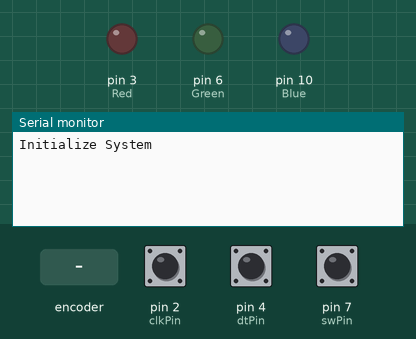
Simulated run of this sketch. Board: Arduino Uno, built with avr-gcc and run on an emulated ATmega328P. Shown: output pins drawn as LEDs (lit = HIGH), the last lines printed to the serial monitor. The inputs (shaded band) are chosen by the test bench; at power-on: pin 7 (swPin) HIGH, pin 2 (clkPin) HIGH, pin 4 (dtPin) HIGH.

Above: at 1.2 s.
1.3 s: rotary encoder on pin 2 (clkPin) / pin 4 (dtPin) turned 1 step (first pin leading)
At 2.4 s:
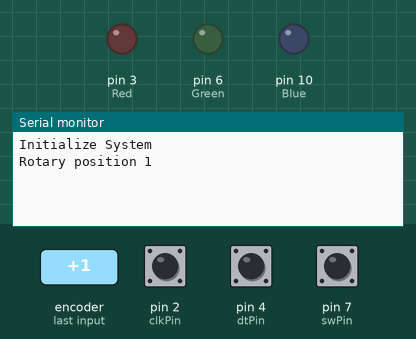
3.0 s: pin 7 (swPin) pulled LOW for 0.15 s
At 4.3 s:
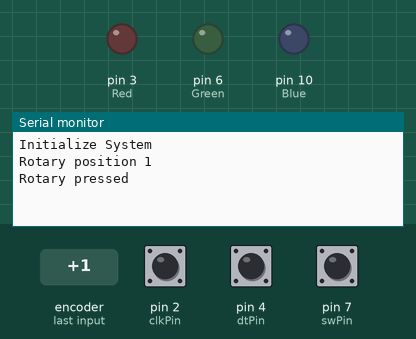

Measured:
- after the input at 1.3 s, the serial monitor: prints a new line after 0.05 s (image 1)
- after the input at 3.0 s, the serial monitor: prints a new line at once (image 2)

The sketch:

Rotation_sensor_with_LED.ino
```cpp
//Parameters
const int clkPin 	= 2;
const int dtPin 	= 4;
const int swPin 	= 7;
const int Red = 3;
const int Blue = 10;
const int Green = 6;
//Variables
int rotVal 	= 0;
bool clkState 	= LOW;
bool clkLast 	= HIGH;
bool swState 	= HIGH;
bool swLast 	= HIGH;
void setup() {
 	//Init Serial USB
 	Serial.begin(9600);
 	Serial.println(("Initialize System"));
 	//Init Rotary
 	pinMode(clkPin,INPUT);
 	pinMode(dtPin,INPUT);
 	pinMode(swPin,INPUT_PULLUP);
  pinMode(Red, OUTPUT);
  pinMode(Blue, OUTPUT);
  pinMode(Green, OUTPUT);

}
void loop() {
 	readRotary();
}
void readRotary( ) { /* function readRotary */
 	////Test routine for Rotary
 	// gestion position
 	clkState = digitalRead(clkPin);
 	if ((clkLast == LOW) && (clkState == HIGH)) {//rotary moving
 			Serial.print("Rotary position ");
 			if (digitalRead(dtPin) == HIGH) {
 					rotVal = rotVal - 1;
 					if ( rotVal = 0 ) {
 							rotVal = 0;
 					}
 			}
 			else {
 					rotVal++;
 					if ( rotVal > 20 ) {
 							rotVal = 20;
 					}
 			}
 			Serial.println(rotVal);
       if (rotVal > 5) {
       digitalWrite(Red, HIGH);
       }
       if (rotVal > 10) {
       digitalWrite(Green, HIGH);
       digitalWrite(Red, LOW);
       }
       if (rotVal > 15) {
       digitalWrite(Blue, HIGH);
       digitalWrite(Green, LOW);
       }
       if (rotVal == 0){
         digitalWrite(Red, LOW);
         digitalWrite(Green, LOW);
         digitalWrite(Blue, LOW);
       }
 			delay(200);
 	}
 	clkLast = clkState;
 	//gestion bouton
 	swState = digitalRead(swPin);
 	if (swState == LOW && swLast == HIGH) {
 			Serial.println("Rotary pressed");
 			delay(100);//debounce
 	}
 	swLast = swState;
}
```
